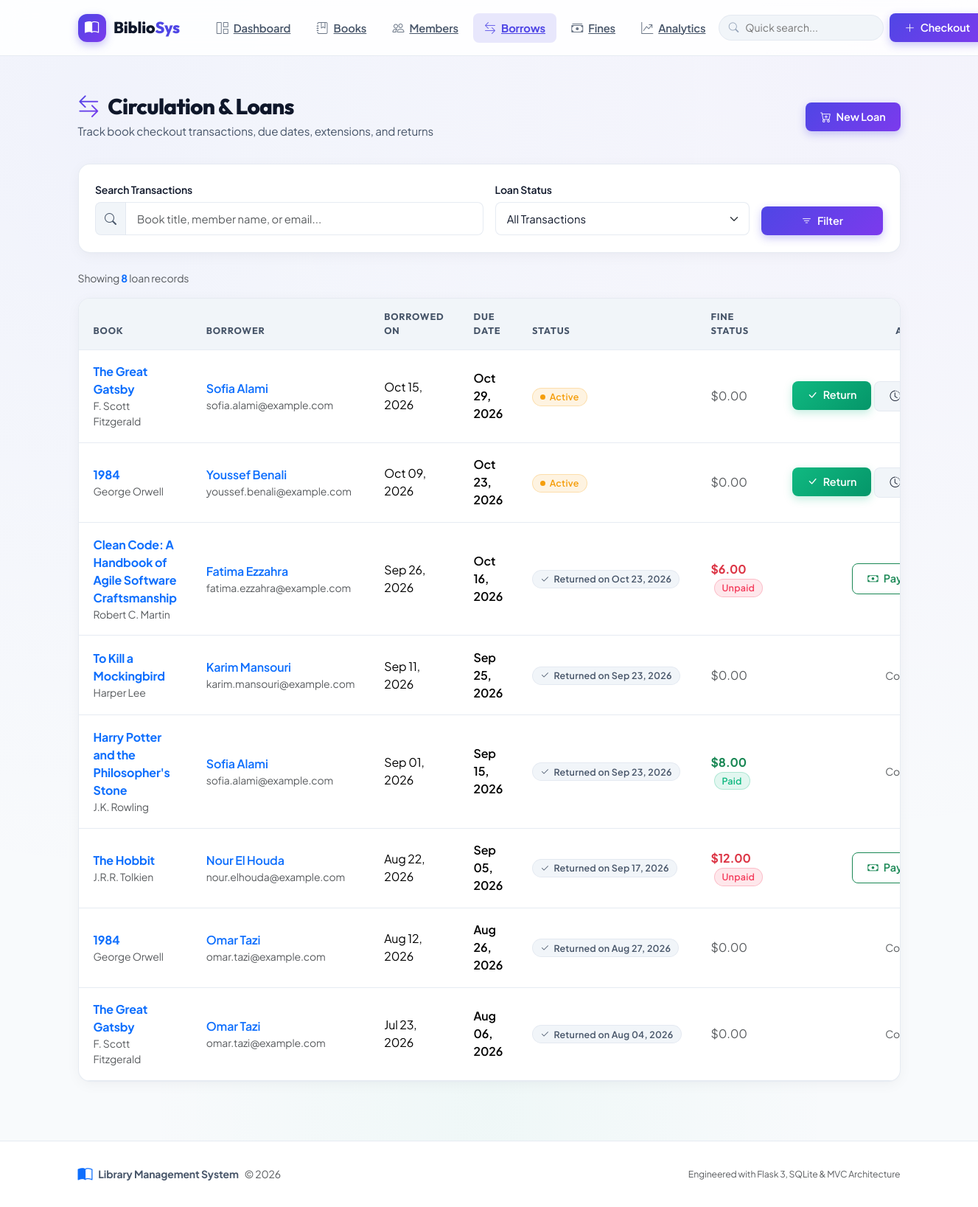
Page /borrows on the committed database.
### app/models.py (models this page shows, shortened)
class Borrow(db.Model):
    __tablename__ = 'borrows'
    id = db.Column(db.Integer, primary_key=True)
    book_id = db.Column(db.Integer, db.ForeignKey('books.id'), nullable=False, index=True)
    member_id = db.Column(db.Integer, db.ForeignKey('members.id'), nullable=False, index=True)
    borrow_date = db.Column(db.DateTime, default=datetime.utcnow, nullable=False)
    due_date = db.Column(db.DateTime, nullable=False)
    return_date = db.Column(db.DateTime, nullable=True)
    status = db.Column(db.String(20), default='active', nullable=False)  # active, returned, overdue
    notes = db.Column(db.Text, nullable=True)
    fine_amount = db.Column(db.Float, default=0.0)
    fine_paid = db.Column(db.Boolean, default=False)
    created_at = db.Column(db.DateTime, default=datetime.utcnow)
    updated_at = db.Column(db.DateTime, default=datetime.utcnow, onupdate=datetime.utcnow)
    def is_overdue(self):
        if self.status == 'returned':
            return False
        return datetime.now() > self.due_date

class Book(db.Model):
    __tablename__ = 'books'
    id = db.Column(db.Integer, primary_key=True)
    title = db.Column(db.String(200), nullable=False, index=True)
    author = db.Column(db.String(100), nullable=False, index=True)
    isbn = db.Column(db.String(13), unique=True, nullable=False, index=True)
    category = db.Column(db.String(50), nullable=True)
    publication_year = db.Column(db.Integer, nullable=True)
    publisher = db.Column(db.String(100), nullable=True)
    description = db.Column(db.Text, nullable=True)
    quantity = db.Column(db.Integer, default=1, nullable=False)
    available = db.Column(db.Integer, default=1, nullable=False)
    cover_image = db.Column(db.String(200), nullable=True)
    created_at = db.Column(db.DateTime, default=datetime.utcnow)
    updated_at = db.Column(db.DateTime, default=datetime.utcnow, onupdate=datetime.utcnow)
    borrows = db.relationship('Borrow', backref='book', lazy='dynamic', cascade='all, delete-orphan')

class Member(db.Model):
    __tablename__ = 'members'
    id = db.Column(db.Integer, primary_key=True)
    name = db.Column(db.String(100), nullable=False, index=True)
    email = db.Column(db.String(120), unique=True, nullable=False, index=True)
    phone = db.Column(db.String(20), nullable=True)
    address = db.Column(db.Text, nullable=True)
    registration_date = db.Column(db.DateTime, default=datetime.utcnow)
    membership_type = db.Column(db.String(20), default='standard')  # standard, premium
    is_active = db.Column(db.Boolean, default=True)
    created_at = db.Column(db.DateTime, default=datetime.utcnow)
    updated_at = db.Column(db.DateTime, default=datetime.utcnow, onupdate=datetime.utcnow)
    borrows = db.relationship('Borrow', backref='member', lazy='dynamic', cascade='all, delete-orphan')

### app/routes.py (the view, shortened to what this page needs)
@main_bp.route('/borrows')
def borrows_list():
    page = request.args.get('page', 1, type=int)
    status = request.args.get('status', '').strip()
    search = request.args.get('search', '').strip()
    per_page = 15
    today = datetime.now()
    query = Borrow.query.join(Book).join(Member)
    if status == 'active':
        query = query.filter(Borrow.status == 'active', Borrow.due_date >= today)
    elif status == 'overdue':
        query = query.filter(Borrow.status == 'active', Borrow.due_date < today)
    elif status == 'returned':
        query = query.filter(Borrow.status == 'returned')
    borrows = query.order_by(Borrow.borrow_date.desc()).paginate(
        page=page, per_page=per_page, error_out=False
    )
    return render_template(
        'borrows/list.html',
        borrows=borrows,
        status=status,
        search=search
    )

### app/__init__.py (called while the page is built)
def create_app(config_name=None):
    app = Flask(__name__)
    if config_name is None:
        config_name = os.environ.get('FLASK_ENV', 'development')
    from config import config
    app.config.from_object(config.get(config_name, config['development']))
    db.init_app(app)
    @app.context_processor
    def inject_globals():
        return {
            'now': datetime.now(),
            'app_name': app.config.get('APP_NAME', 'Library Management System')
        }
    upload_folder = app.config.get('UPLOAD_FOLDER')
    if upload_folder and not os.path.exists(upload_folder):
        os.makedirs(upload_folder)
    with app.app_context():
        from app import routes
        app.register_blueprint(routes.main_bp)
        db.create_all()
    register_template_filters(app)
    register_error_handlers(app)
    return app

### app/templates/borrows/list.html (shortened to what this page needs)
{% extends "base.html" %}
{% block content %}
<div class="page-header">
    <div>
        <h1 class="page-title">
            <i class="bi bi-arrow-left-right"></i> Circulation &amp; Loans
        </h1>
        <p class="page-subtitle">Track book checkout transactions, due dates, extensions, and returns</p>
    </div>
    <div class="d-flex align-items-center gap-2">
        <a href="{{ url_for('main.borrows_checkout') }}" class="btn btn-primary">
            <i class="bi bi-cart-plus"></i> New Loan
        </a>
    </div>
</div>
<div class="card mb-4">
    <div class="card-body">
        <form method="GET" action="{{ url_for('main.borrows_list') }}" class="row g-3 align-items-end">
            <div class="col-lg-6 col-md-6">
                <label class="form-label">Search Transactions</label>
                <div class="input-group">
                    <span class="input-group-text"><i class="bi bi-search"></i></span>
                    <input type="text" class="form-control" name="search" placeholder="Book title, member name, or email..." value="{{ search }}">
                </div>
            </div>
            <div class="col-lg-4 col-md-4">
                <label class="form-label">Loan Status</label>
                <select class="form-select" name="status">
                    <option value="">All Transactions</option>
                </select>
            </div>
            <div class="col-lg-2 col-md-2">
                <button type="submit" class="btn btn-primary w-100" title="Filter">
                    <i class="bi bi-filter"></i> Filter
                </button>
            </div>
        </form>
    </div>
</div>
<div class="d-flex justify-content-between align-items-center mb-3">
    <div class="text-muted small">
        Showing <span class="fw-bold text-primary">{{ borrows.total }}</span> loan records
    </div>
</div>
{% if borrows.items %}
<div class="card mb-4">
    <div class="card-body p-0">
        <div class="table-responsive">
            <table class="table table-hover align-middle mb-0">
                <thead>
                    <tr>
                        <th>Book</th>
                        <th>Borrower</th>
                        <th>Borrowed On</th>
                        <th>Due Date</th>
                        <th>Status</th>
                        <th>Fine Status</th>
                        <th class="text-end">Actions</th>
                    </tr>
                </thead>
                <tbody>
                    {% for borrow in borrows.items %}
                    <tr {% if borrow.is_overdue() and borrow.status == 'active' %}class="table-danger bg-opacity-25"{% endif %}>
                        <td>
                            <a href="{{ url_for('main.books_detail', id=borrow.book.id) }}" class="fw-bold text-decoration-none">
                                {{ borrow.book.title }}
                            </a>
                            <small class="text-muted d-block">{{ borrow.book.author }}</small>
                        </td>
                        <td>
                            <a href="{{ url_for('main.members_detail', id=borrow.member.id) }}" class="fw-semibold text-decoration-none">
                                {{ borrow.member.name }}
                            </a>
                            <small class="text-muted d-block">{{ borrow.member.email }}</small>
                        </td>
                        <td>{{ borrow.borrow_date|format_date }}</td>
                        <td>
                            <span class="{% if borrow.is_overdue() and borrow.status == 'active' %}text-danger fw-bold{% else %}fw-semibold{% endif %}">
                                {{ borrow.due_date|format_date }}
                            </span>
                        </td>
                        <td>
                            {% if borrow.status == 'returned' %}
                            <span class="badge badge-soft-secondary">
                                <i class="bi bi-check2"></i> Returned on {{ borrow.return_date|format_date }}
                            </span>
                            {% elif borrow.is_overdue() %}
                            <span class="badge badge-soft-danger">
                                <span class="status-dot pulse"></span> Overdue
                            </span>
                            {% else %}
                            <span class="badge badge-soft-warning">
                                <span class="status-dot"></span> Active
                            </span>
                            {% endif %}
                        </td>
                        <td>
                            {% if borrow.fine_amount > 0 %}
                                <span class="fw-bold {% if borrow.fine_paid %}text-success{% else %}text-danger{% endif %}">
                                    ${{ "%.2f"|format(borrow.fine_amount) }}
                                </span>
                                {% if borrow.fine_paid %}
                                <span class="badge badge-soft-success ms-1 small">Paid</span>
                                {% else %}
                                <span class="badge badge-soft-danger ms-1 small">Unpaid</span>
                                {% endif %}
                            {% elif borrow.status == 'active' and borrow.is_overdue() %}
                                <span class="fw-bold text-danger">
                                    ${{ "%.2f"|format(borrow.calculate_fine()) }}
                                </span>
                                <span class="badge badge-soft-warning ms-1 small">Pending</span>
                            {% else %}
                                <span class="text-muted">$0.00</span>
                            {% endif %}
                        </td>
                        <td class="text-end">
                            {% if borrow.status == 'active' %}
                            <div class="btn-group btn-group-sm">
                                <form method="POST" action="{{ url_for('main.borrows_return', id=borrow.id) }}" class="d-inline">
                                    <button type="submit" class="btn btn-success" title="Mark as returned">
                                        <i class="bi bi-check-lg"></i> Return
                                    </button>
                                </form>
                                {% if not borrow.is_overdue() %}
                                <form method="POST" action="{{ url_for('main.borrows_extend', id=borrow.id) }}" class="d-inline ms-1">
                                    <button type="submit" class="btn btn-secondary" title="Extend loan period by 7 days">
                                        <i class="bi bi-clock-history"></i> +7d
                                    </button>
                                </form>
                                {% endif %}
                            </div>
                            {% else %}
                                {% if borrow.fine_amount > 0 and not borrow.fine_paid %}
                                <form method="POST" action="{{ url_for('main.borrows_pay_fine', id=borrow.id) }}" class="d-inline">
                                    <button type="submit" class="btn btn-sm btn-outline-success" title="Collect Fine Payment">
                                        <i class="bi bi-cash"></i> Pay Fine
                                    </button>
                                </form>
                                {% else %}
                                <span class="text-muted small">Completed</span>
                                {% endif %}
                            {% endif %}
                        </td>
                    </tr>
                    {% endfor %}
                </tbody>
            </table>
        </div>
    </div>
</div>
{% endif %}
{% endblock %}

### rows in the picture
Borrow: book "The Great Gatsby", book.author "F. Scott Fitzgerald", member.name "Sofia Alami", member.email "sofia.alami@example.com", borrow_date "Oct 15, 2026", due_date "Oct 29, 2026", status "active" (drawn), fine_amount "$0.00"
Borrow: book "1984", book.author "George Orwell", member.name "Youssef Benali", member.email "youssef.benali@example.com", borrow_date "Oct 09, 2026", due_date "Oct 23, 2026", status "active" (drawn), fine_amount "$0.00"
Borrow: book "Clean Code: A Handbook of Agile Software Craftsmanship", book.author "Robert C. Martin", member.name "Fatima Ezzahra", member.email "fatima.ezzahra@example.com", borrow_date "Sep 26, 2026", due_date "Oct 16, 2026", return_date "Oct 23, 2026", fine_amount "6.00", fine_paid "Unpaid"
Borrow: book "To Kill a Mockingbird", book.author "Harper Lee", member.name "Karim Mansouri", member.email "karim.mansouri@example.com", borrow_date "Sep 11, 2026", due_date "Sep 25, 2026", return_date "Sep 23, 2026", fine_amount "$0.00", status "Completed"
Borrow: book "Harry Potter and the Philosopher's Stone", book.author "J.K. Rowling", member.name "Sofia Alami", member.email "sofia.alami@example.com", borrow_date "Sep 01, 2026", due_date "Sep 15, 2026", return_date "Sep 23, 2026", fine_amount "8.00", fine_paid "Paid", status "Completed"
Borrow: book "The Hobbit", book.author "J.R.R. Tolkien", member.name "Nour El Houda", member.email "nour.elhouda@example.com", borrow_date "Aug 22, 2026", due_date "Sep 05, 2026", return_date "Sep 17, 2026", fine_amount "12.00", fine_paid "Unpaid"
Borrow: book "1984", book.author "George Orwell", member.name "Omar Tazi", member.email "omar.tazi@example.com", borrow_date "Aug 12, 2026", due_date "Aug 26, 2026", return_date "Aug 27, 2026", fine_amount "$0.00", status "Completed"
Borrow: book "The Great Gatsby", book.author "F. Scott Fitzgerald", member.name "Omar Tazi", member.email "omar.tazi@example.com", borrow_date "Jul 23, 2026", due_date "Aug 06, 2026", return_date "Aug 04, 2026", fine_amount "$0.00", status "Completed"

### other values in the picture
{{ borrows.total }} "8"
{{ app_name }} "Library Management System"
